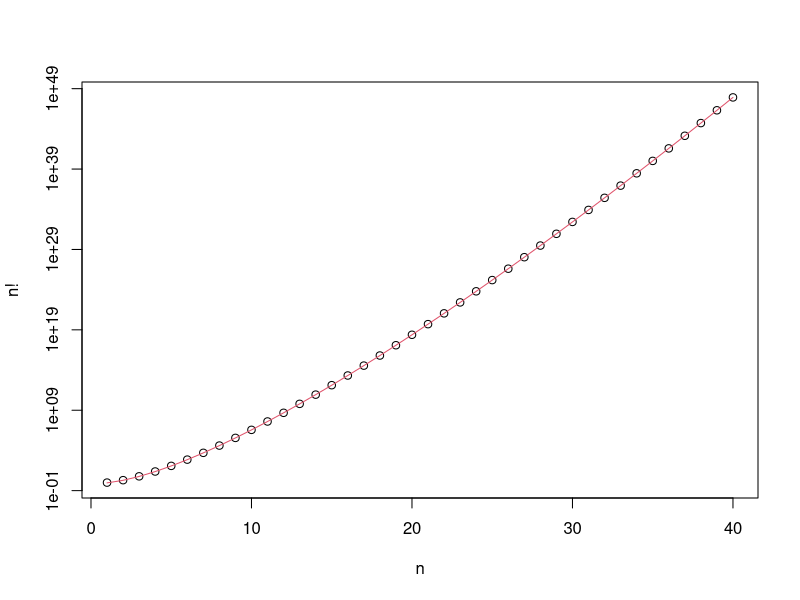

Write the R code that produced this figure.
a <- 1:10
b <- (1/10)^(1:10)
c <- a*b 
index <- seq(from = 1, to = 10, by = 2)
c[index] <- 0
a+c

M <- matrix (1:9, ncol = 3)
N <- M * M
Ninv <- solve(N)

## Elemenwise:
M + N
M * N

##inverse of Matrix:
# solve(M)

## Matrix Product:
N %*% Ninv

# plot(1:25, exp(1:25), xlab = "x", ylab = "exp(x)")

# Plot exercise:

nvals <- 1:40 # {1, 2, ..., 40} for the x-axis
n_fact <- factorial(nvals) # apply factorial (!) to nvals componentwise
n_stirling <- sqrt(2*pi*nvals) * (nvals / exp(1))^nvals # Stirlings approx 

# plot(nvals, n_fact, xlab = "n", ylab = "n!")
# lines(nvals, n_stirling, col = 2)

plot(nvals, n_fact, xlab = "n", ylab = "n!", log = "y")
lines(nvals, n_stirling, col = 2)